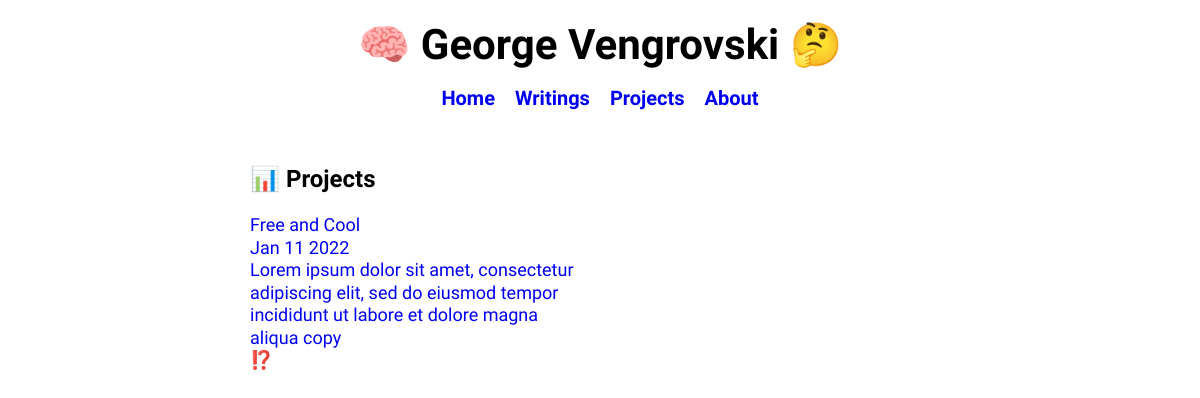
The app's page /projects with its own data.
### tables this page shows
CREATE TABLE projects (
    id INTEGER PRIMARY KEY AUTOINCREMENT,
    created TIMESTAMP NOT NULL DEFAULT CURRENT_TIMESTAMP,
    title TEXT NOT NULL,
    previewText TEXT,
    content TEXT NOT NULL,
    topic TEXT NOT NULL
);

### main.py (the view)
@app.route('/projects')
def projects():
    projects = getAllProjects()
    return render_template('projects.html', projects=projects)

### main.py (called while the page is built)
def get_db_connection():
    connection = sqlite3.connect('database.db')
    connection.row_factory = sqlite3.Row
    return connection

def getAllProjects():
    connection = get_db_connection()
    projects = connection.execute('SELECT * FROM projects').fetchall()
    connection.close()
    return projects

### templates/projects.html
{% extends 'base.html' %} {% block title %} Home {% endblock %} {% block body %}
<br>
<h2 class="generalText"> &#128202; Projects
</h2>
{% for project in projects %}
<div class="generalText">
    <a id="projectsLink" href="{{  url_for('project', project_id=project['title']) }}">
        <div id="projectsContainer">
            <div id="projectsCard">
                <p id="projectsTitle"> {{ project['title'] | safe}} </p>
                <p id="projectsDate"> {{ project['created'] | safe}} </p>
                <p id="projectsPreviewText"> {{ project['previewText'] | safe}} </p>
                <p id="projectsTopic"> {{ project['topic'] | safe}} </p>
            </div>
        </div>
    </a>
</div>
{% endfor %} {% endblock %}

### static/styles/style.css (style rules this page uses)
body { max-width: 700px; margin: auto; display: flex; flex-direction: column; justify-content: space-evenly; padding: 20px; }
p { font-size: 18px; margin: 0; padding: 0; font-family: 'Inconsolata', monospace; line-height: 1.25; }
:-webkit-any-link { text-decoration: none; }
.generalText { font-family: 'Inconsolata', monospace; line-height: 1.25; }
#projectsContainer { display: flex; }
#projectsCard { max-width: 335px; }

### records on screen
projects: title "Free and Cool", created "Jan 11 2022", previewText "Lorem ipsum dolor sit amet, consectetur adipiscing elit, sed do eiusmod tempor incididunt ut labore et dolore magna aliqua copy", topic "⁉️"
